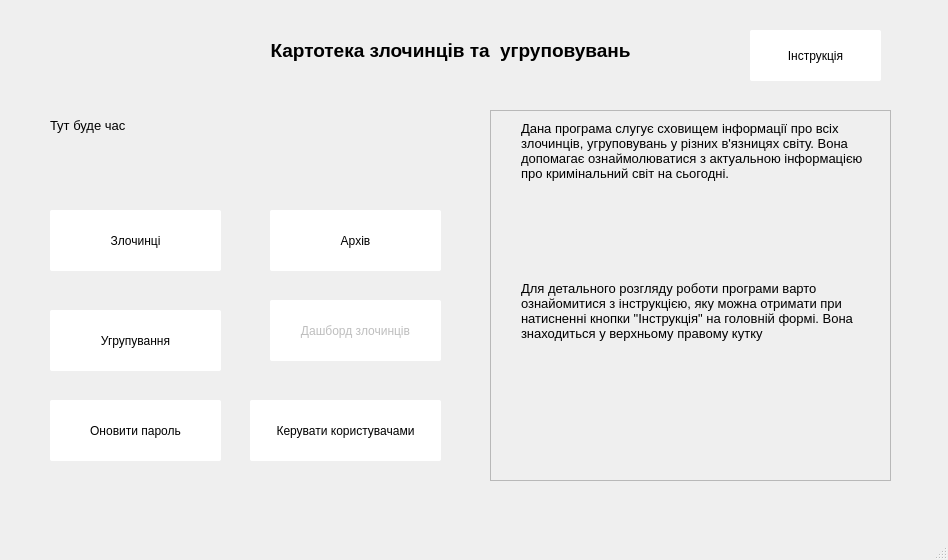
<?xml version="1.0" encoding="UTF-8"?>
<ui version="4.0">
 <class>MainWindow</class>
 <widget class="QMainWindow" name="MainWindow">
  <property name="geometry">
   <rect>
    <x>0</x>
    <y>0</y>
    <width>948</width>
    <height>560</height>
   </rect>
  </property>
  <property name="maximumSize">
   <size>
    <width>1440</width>
    <height>1080</height>
   </size>
  </property>
  <property name="windowTitle">
   <string>Головна форма</string>
  </property>
  <widget class="QWidget" name="centralwidget">
   <widget class="QLabel" name="label">
    <property name="geometry">
     <rect>
      <x>190</x>
      <y>0</y>
      <width>521</width>
      <height>101</height>
     </rect>
    </property>
    <property name="font">
     <font>
      <family>Segoe UI</family>
      <pointsize>14</pointsize>
      <weight>75</weight>
      <bold>true</bold>
     </font>
    </property>
    <property name="text">
     <string>Картотека злочинців та  угруповувань</string>
    </property>
    <property name="alignment">
     <set>Qt::AlignCenter</set>
    </property>
   </widget>
   <widget class="QLabel" name="label_2">
    <property name="geometry">
     <rect>
      <x>50</x>
      <y>100</y>
      <width>271</width>
      <height>51</height>
     </rect>
    </property>
    <property name="font">
     <font>
      <family>Segoe UI</family>
      <pointsize>10</pointsize>
     </font>
    </property>
    <property name="text">
     <string>Тут буде час</string>
    </property>
   </widget>
   <widget class="QPushButton" name="pushButton">
    <property name="geometry">
     <rect>
      <x>750</x>
      <y>30</y>
      <width>131</width>
      <height>51</height>
     </rect>
    </property>
    <property name="styleSheet">
     <string notr="true">border-width: 5px;
background-color: white;
border-radius: 2px;</string>
    </property>
    <property name="text">
     <string>Інструкція</string>
    </property>
    <property name="icon">
     <iconset>
      <normaloff>../icons/icons8-sun-64.png</normaloff>../icons/icons8-sun-64.png</iconset>
    </property>
    <property name="iconSize">
     <size>
      <width>30</width>
      <height>30</height>
     </size>
    </property>
   </widget>
   <widget class="QPushButton" name="pushButton_2">
    <property name="geometry">
     <rect>
      <x>50</x>
      <y>210</y>
      <width>171</width>
      <height>61</height>
     </rect>
    </property>
    <property name="styleSheet">
     <string notr="true">border-width: 5px;
background-color: white;
border-radius: 2px;</string>
    </property>
    <property name="text">
     <string>Злочинці</string>
    </property>
    <property name="icon">
     <iconset>
      <normaloff>../icons/icons8-prisoner-64.png</normaloff>../icons/icons8-prisoner-64.png</iconset>
    </property>
    <property name="iconSize">
     <size>
      <width>30</width>
      <height>30</height>
     </size>
    </property>
   </widget>
   <widget class="QPushButton" name="pushButton_3">
    <property name="geometry">
     <rect>
      <x>50</x>
      <y>310</y>
      <width>171</width>
      <height>61</height>
     </rect>
    </property>
    <property name="styleSheet">
     <string notr="true">border-width: 5px;
background-color: white;
border-radius: 2px;</string>
    </property>
    <property name="text">
     <string>Угрупування</string>
    </property>
    <property name="icon">
     <iconset>
      <normaloff>../icons/icons8-gang-64.png</normaloff>../icons/icons8-gang-64.png</iconset>
    </property>
    <property name="iconSize">
     <size>
      <width>30</width>
      <height>30</height>
     </size>
    </property>
   </widget>
   <widget class="QPushButton" name="pushButton_4">
    <property name="enabled">
     <bool>true</bool>
    </property>
    <property name="geometry">
     <rect>
      <x>270</x>
      <y>210</y>
      <width>171</width>
      <height>61</height>
     </rect>
    </property>
    <property name="styleSheet">
     <string notr="true">border-width: 5px;
background-color: white;
border-radius: 2px;</string>
    </property>
    <property name="text">
     <string>Архів</string>
    </property>
    <property name="icon">
     <iconset>
      <normaloff>../icons/icons8-dashboard-64.png</normaloff>../icons/icons8-dashboard-64.png</iconset>
    </property>
    <property name="iconSize">
     <size>
      <width>30</width>
      <height>30</height>
     </size>
    </property>
   </widget>
   <widget class="QFrame" name="frame">
    <property name="geometry">
     <rect>
      <x>490</x>
      <y>110</y>
      <width>401</width>
      <height>371</height>
     </rect>
    </property>
    <property name="frameShape">
     <enum>QFrame::StyledPanel</enum>
    </property>
    <property name="frameShadow">
     <enum>QFrame::Raised</enum>
    </property>
    <widget class="QLabel" name="label_4">
     <property name="geometry">
      <rect>
       <x>30</x>
       <y>170</y>
       <width>361</width>
       <height>191</height>
      </rect>
     </property>
     <property name="font">
      <font>
       <family>Segoe UI</family>
       <pointsize>10</pointsize>
       <stylestrategy>PreferDefault</stylestrategy>
      </font>
     </property>
     <property name="tabletTracking">
      <bool>false</bool>
     </property>
     <property name="contextMenuPolicy">
      <enum>Qt::DefaultContextMenu</enum>
     </property>
     <property name="layoutDirection">
      <enum>Qt::LeftToRight</enum>
     </property>
     <property name="autoFillBackground">
      <bool>false</bool>
     </property>
     <property name="text">
      <string>Для детального розгляду роботи програми варто ознайомитися з інструкцією, яку можна отримати при натисненні кнопки &quot;Інструкція&quot; на головній формі. Вона знаходиться у верхньому правому кутку</string>
     </property>
     <property name="textFormat">
      <enum>Qt::AutoText</enum>
     </property>
     <property name="alignment">
      <set>Qt::AlignLeading|Qt::AlignLeft|Qt::AlignTop</set>
     </property>
     <property name="wordWrap">
      <bool>true</bool>
     </property>
     <property name="margin">
      <number>12</number>
     </property>
     <property name="indent">
      <number>1</number>
     </property>
    </widget>
    <widget class="QLabel" name="label_3">
     <property name="geometry">
      <rect>
       <x>30</x>
       <y>10</y>
       <width>351</width>
       <height>171</height>
      </rect>
     </property>
     <property name="font">
      <font>
       <family>Segoe UI</family>
       <pointsize>10</pointsize>
       <stylestrategy>PreferDefault</stylestrategy>
      </font>
     </property>
     <property name="tabletTracking">
      <bool>false</bool>
     </property>
     <property name="contextMenuPolicy">
      <enum>Qt::DefaultContextMenu</enum>
     </property>
     <property name="layoutDirection">
      <enum>Qt::LeftToRight</enum>
     </property>
     <property name="autoFillBackground">
      <bool>false</bool>
     </property>
     <property name="text">
      <string>Дана програма слугує сховищем інформації про всіх злочинців, угруповувань у різних в'язницях світу. Вона допомагає ознаймолюватися з актуальною інформацією про кримінальний світ на сьогодні.</string>
     </property>
     <property name="textFormat">
      <enum>Qt::AutoText</enum>
     </property>
     <property name="alignment">
      <set>Qt::AlignLeading|Qt::AlignLeft|Qt::AlignTop</set>
     </property>
     <property name="wordWrap">
      <bool>true</bool>
     </property>
     <property name="margin">
      <number>12</number>
     </property>
     <property name="indent">
      <number>1</number>
     </property>
    </widget>
   </widget>
   <widget class="QPushButton" name="pushButton_5">
    <property name="enabled">
     <bool>false</bool>
    </property>
    <property name="geometry">
     <rect>
      <x>270</x>
      <y>300</y>
      <width>171</width>
      <height>61</height>
     </rect>
    </property>
    <property name="styleSheet">
     <string notr="true">border-width: 5px;
background-color: white;
border-radius: 2px;</string>
    </property>
    <property name="text">
     <string>Дашборд злочинців</string>
    </property>
    <property name="icon">
     <iconset>
      <normaloff>../icons/icons8-dashboard-64.png</normaloff>../icons/icons8-dashboard-64.png</iconset>
    </property>
    <property name="iconSize">
     <size>
      <width>30</width>
      <height>30</height>
     </size>
    </property>
   </widget>
   <widget class="QPushButton" name="pushButton_6">
    <property name="geometry">
     <rect>
      <x>50</x>
      <y>400</y>
      <width>171</width>
      <height>61</height>
     </rect>
    </property>
    <property name="styleSheet">
     <string notr="true">border-width: 5px;
background-color: white;
border-radius: 2px;</string>
    </property>
    <property name="text">
     <string>Оновити пароль</string>
    </property>
    <property name="icon">
     <iconset>
      <normaloff>../icons/icons8-gang-64.png</normaloff>../icons/icons8-gang-64.png</iconset>
    </property>
    <property name="iconSize">
     <size>
      <width>30</width>
      <height>30</height>
     </size>
    </property>
   </widget>
   <widget class="QPushButton" name="pushButton_7">
    <property name="geometry">
     <rect>
      <x>250</x>
      <y>400</y>
      <width>191</width>
      <height>61</height>
     </rect>
    </property>
    <property name="styleSheet">
     <string notr="true">border-width: 5px;
background-color: white;
border-radius: 2px;</string>
    </property>
    <property name="text">
     <string>Керувати користувачами</string>
    </property>
    <property name="icon">
     <iconset>
      <normaloff>../icons/icons8-gang-64.png</normaloff>../icons/icons8-gang-64.png</iconset>
    </property>
    <property name="iconSize">
     <size>
      <width>30</width>
      <height>30</height>
     </size>
    </property>
   </widget>
  </widget>
  <widget class="QStatusBar" name="statusbar"/>
  <action name="action">
   <property name="text">
    <string>Про розробника</string>
   </property>
   <property name="shortcut">
    <string>Ctrl+P</string>
   </property>
  </action>
  <action name="action_4">
   <property name="text">
    <string>Версія програми</string>
   </property>
   <property name="shortcut">
    <string>Alt+V</string>
   </property>
  </action>
  <action name="action_6">
   <property name="text">
    <string>Інструкція роботи</string>
   </property>
   <property name="shortcut">
    <string>Ctrl+O</string>
   </property>
  </action>
  <action name="action_8">
   <property name="text">
    <string>Вийти</string>
   </property>
   <property name="shortcut">
    <string>Ctrl+F4</string>
   </property>
  </action>
 </widget>
 <resources/>
 <connections/>
</ui>
